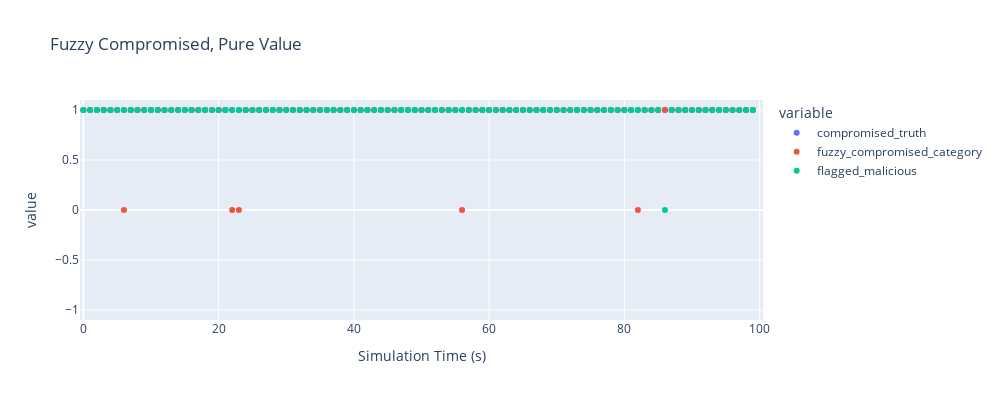

This figure's notebook cell:
### Code cell
fig1 = px.scatter(n0, x='time', y=['compromised_truth', 'fuzzy_compromised_category', 'flagged_malicious'], 
                      width=1000, height=400, 
                      range_y=[-1.1, 1.1], 
                      range_x=[-0.5,100.5],
              title=f'{n}',
             labels={'fuzzy_compromised':'Compromised Rating',
                    'time': 'Simulation Time (s)'})

fig1.show()

### Figure 1 — Plotly figure (JSON) as saved in the notebook; plotly's stock layout.template omitted (floating-point values rounded to 4 significant figures)
{"data": [{"hovertemplate": "variable=compromised_truth<br>Simulation Time (s)=%{x}<br>value=%{y}<extra></extra>", "legendgroup": "compromised_truth", "marker": {"color": "#636efa", "symbol": "circle"}, "mode": "markers", "name": "compromised_truth", "orientation": "v", "showlegend": true, "type": "scatter", "x": [-1, 0, 1, 2, 3, 4, 5, 6, 7, 8, 9, 10, 11, 12, 13, 14, 15, 16, 17, 18, 19, 20, 21, 22, 23, 24, 25, 26, 27, 28, 29, 30, 31, 32, 33, 34, 35, 36, 37, 38, 39, 40, 41, 42, 43, 44, 45, 46, 47, 48, 49, 50, 51, 52, 53, 54, 55, 56, 57, 58, 59, 60, 61, 62, 63, 64, 65, 66, 67, 68, 69, 70, 71, 72, 73, 74, 75, 76, 77, 78, 79, 80, 81, 82, 83, 84, 85, 86, 87, 88, 89, 90, 91, 92, 93, 94, 95, 96, 97, 98, 99], "xaxis": "x", "y": [0, 1, 1, 1, 1, 1, 1, 1, 1, 1, 1, 1, 1, 1, 1, 1, 1, 1, 1, 1, 1, 1, 1, 1, 1, 1, 1, 1, 1, 1, 1, 1, 1, 1, 1, 1, 1, 1, 1, 1, 1, 1, 1, 1, 1, 1, 1, 1, 1, 1, 1, 1, 1, 1, 1, 1, 1, 1, 1, 1, 1, 1, 1, 1, 1, 1, 1, 1, 1, 1, 1, 1, 1, 1, 1, 1, 1, 1, 1, 1, 1, 1, 1, 1, 1, 1, 1, 1, 1, 1, 1, 1, 1, 1, 1, 1, 1, 1, 1, 1, 1], "yaxis": "y"}, {"hovertemplate": "variable=fuzzy_compromised_category<br>Simulation Time (s)=%{x}<br>value=%{y}<extra></extra>", "legendgroup": "fuzzy_compromised_category", "marker": {"color": "#EF553B", "symbol": "circle"}, "mode": "markers", "name": "fuzzy_compromised_category", "orientation": "v", "showlegend": true, "type": "scatter", "x": [-1, 0, 1, 2, 3, 4, 5, 6, 7, 8, 9, 10, 11, 12, 13, 14, 15, 16, 17, 18, 19, 20, 21, 22, 23, 24, 25, 26, 27, 28, 29, 30, 31, 32, 33, 34, 35, 36, 37, 38, 39, 40, 41, 42, 43, 44, 45, 46, 47, 48, 49, 50, 51, 52, 53, 54, 55, 56, 57, 58, 59, 60, 61, 62, 63, 64, 65, 66, 67, 68, 69, 70, 71, 72, 73, 74, 75, 76, 77, 78, 79, 80, 81, 82, 83, 84, 85, 86, 87, 88, 89, 90, 91, 92, 93, 94, 95, 96, 97, 98, 99], "xaxis": "x", "y": [-1, 1, 1, 1, 1, 1, 1, 0, 1, 1, 1, 1, 1, 1, 1, 1, 1, 1, 1, 1, 1, 1, 1, 0, 0, 1, 1, 1, 1, 1, 1, 1, 1, 1, 1, 1, 1, 1, 1, 1, 1, 1, 1, 1, 1, 1, 1, 1, 1, 1, 1, 1, 1, 1, 1, 1, 1, 0, 1, 1, 1, 1, 1, 1, 1, 1, 1, 1, 1, 1, 1, 1, 1, 1, 1, 1, 1, 1, 1, 1, 1, 1, 1, 0, 1, 1, 1, 1, 1, 1, 1, 1, 1, 1, 1, 1, 1, 1, 1, 1, 1], "yaxis": "y"}, {"hovertemplate": "variable=flagged_malicious<br>Simulation Time (s)=%{x}<br>value=%{y}<extra></extra>", "legendgroup": "flagged_malicious", "marker": {"color": "#00cc96", "symbol": "circle"}, "mode": "markers", "name": "flagged_malicious", "orientation": "v", "showlegend": true, "type": "scatter", "x": [-1, 0, 1, 2, 3, 4, 5, 6, 7, 8, 9, 10, 11, 12, 13, 14, 15, 16, 17, 18, 19, 20, 21, 22, 23, 24, 25, 26, 27, 28, 29, 30, 31, 32, 33, 34, 35, 36, 37, 38, 39, 40, 41, 42, 43, 44, 45, 46, 47, 48, 49, 50, 51, 52, 53, 54, 55, 56, 57, 58, 59, 60, 61, 62, 63, 64, 65, 66, 67, 68, 69, 70, 71, 72, 73, 74, 75, 76, 77, 78, 79, 80, 81, 82, 83, 84, 85, 86, 87, 88, 89, 90, 91, 92, 93, 94, 95, 96, 97, 98, 99], "xaxis": "x", "y": [0, 1, 1, 1, 1, 1, 1, 1, 1, 1, 1, 1, 1, 1, 1, 1, 1, 1, 1, 1, 1, 1, 1, 1, 1, 1, 1, 1, 1, 1, 1, 1, 1, 1, 1, 1, 1, 1, 1, 1, 1, 1, 1, 1, 1, 1, 1, 1, 1, 1, 1, 1, 1, 1, 1, 1, 1, 1, 1, 1, 1, 1, 1, 1, 1, 1, 1, 1, 1, 1, 1, 1, 1, 1, 1, 1, 1, 1, 1, 1, 1, 1, 1, 1, 1, 1, 1, 0, 1, 1, 1, 1, 1, 1, 1, 1, 1, 1, 1, 1, 1], "yaxis": "y"}], "layout": {"height": 400, "legend": {"title": {"text": "variable"}, "tracegroupgap": 0}, "title": {"text": "Fuzzy Compromised, Pure Value"}, "width": 1000, "xaxis": {"anchor": "y", "domain": [0, 1], "range": [-0.5, 100.5], "title": {"text": "Simulation Time (s)"}, "type": "linear"}, "yaxis": {"anchor": "x", "domain": [0, 1], "range": [-1.1, 1.1], "title": {"text": "value"}, "type": "linear"}}}
